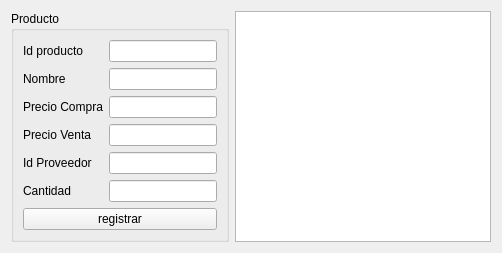
          <widget class="QWidget" name="tab_22">
           <attribute name="title">
            <string>Registrar</string>
           </attribute>
           <layout class="QGridLayout" name="gridLayout_36">
            <item row="0" column="0">
             <widget class="QGroupBox" name="groupBox_7">
              <property name="title">
               <string>Producto</string>
              </property>
              <layout class="QGridLayout" name="gridLayout_19">
               <item row="4" column="1">
                <widget class="QLineEdit" name="idprovee_producto_reg_lineEdit"/>
               </item>
               <item row="3" column="0">
                <widget class="QLabel" name="label_24">
                 <property name="text">
                  <string>Precio Venta</string>
                 </property>
                </widget>
               </item>
               <item row="2" column="0">
                <widget class="QLabel" name="label_23">
                 <property name="text">
                  <string>Precio Compra</string>
                 </property>
                </widget>
               </item>
               <item row="3" column="1">
                <widget class="QLineEdit" name="preciovent_producto_reg_lineEdit"/>
               </item>
               <item row="4" column="0">
                <widget class="QLabel" name="label_25">
                 <property name="text">
                  <string>Id Proveedor</string>
                 </property>
                </widget>
               </item>
               <item row="2" column="1">
                <widget class="QLineEdit" name="preciocomp_producto_reg_lineEdit"/>
               </item>
               <item row="1" column="1">
                <widget class="QLineEdit" name="nombre_producto_reg_lineEdit">
                 <property name="maxLength">
                  <number>45</number>
                 </property>
                </widget>
               </item>
               <item row="6" column="0" colspan="2">
                <widget class="QPushButton" name="producto_registrar_pushButton">
                 <property name="text">
                  <string>registrar</string>
                 </property>
                </widget>
               </item>
               <item row="5" column="1">
                <widget class="QLineEdit" name="cantidad_producto_reg_lineEdit">
                 <property name="maxLength">
                  <number>5</number>
                 </property>
                </widget>
               </item>
               <item row="1" column="0">
                <widget class="QLabel" name="label_22">
                 <property name="text">
                  <string>Nombre</string>
                 </property>
                </widget>
               </item>
               <item row="5" column="0">
                <widget class="QLabel" name="label_26">
                 <property name="text">
                  <string>Cantidad</string>
                 </property>
                </widget>
               </item>
               <item row="0" column="0">
                <widget class="QLabel" name="label_55">
                 <property name="text">
                  <string>Id producto</string>
                 </property>
                </widget>
               </item>
               <item row="0" column="1">
                <widget class="QLineEdit" name="idproducto_reg_lineEdit"/>
               </item>
              </layout>
             </widget>
            </item>
            <item row="0" column="1">
             <widget class="QTableWidget" name="tabla_producto_reg_general_most"/>
            </item>
           </layout>
          </widget>
